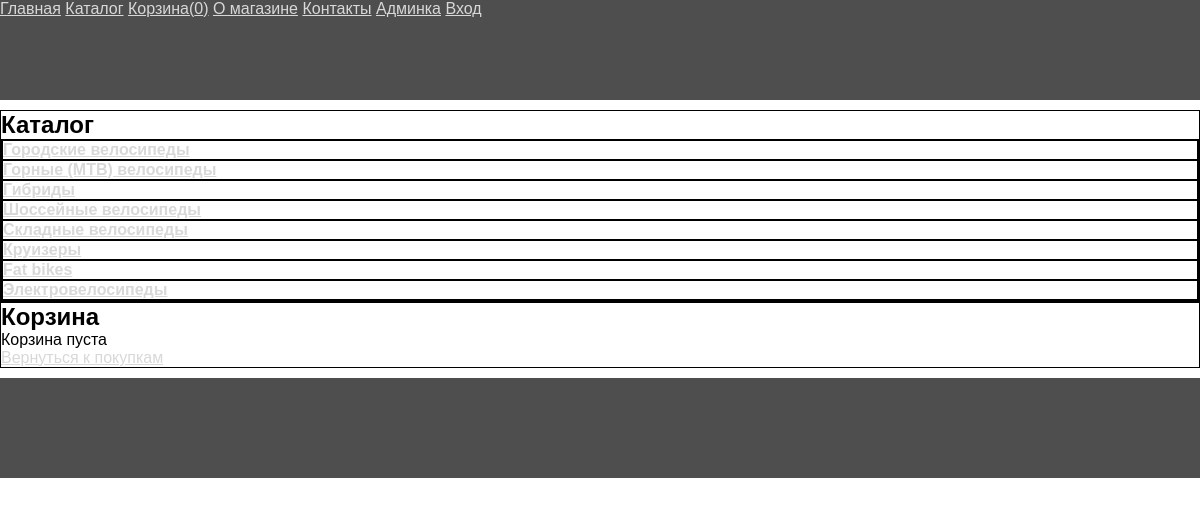
The page /basket/ on the database its author committed.
### tables this page shows
CREATE TABLE `categories` (
  `id_category` int(11) NOT NULL,
  `name` varchar(255) NOT NULL,
  `sort_order` int(11) NOT NULL DEFAULT '0',
  `status` int(11) NOT NULL DEFAULT '1'
);

### backend/controllers/BasketController.php (called while the page is built, shortened)
<?php
class BasketController {
    public function indexAction() {
        $categories = Category::getCategoriesList();
        $productsInBasket = Basket::getProducts();
        $data = [
            'categories'=>$categories,
            'productsInBasket'=>$productsInBasket,
            'products'=>$products,
            'totalPrice'=>$totalPrice
        ];
        $v = new View('basket/index.php');
        $v->render($data);
        return true;
    }
}

### core/App.php (called while the page is built, shortened)
<?php
class App {
    private $routes;
    function __construct() {
        $this->routes = include('./config/routes.php');
    }
    private function getURI() {
        if (!empty($_SERVER['REQUEST_URI'])) {
            return trim($_SERVER['REQUEST_URI'], '/');
        }
    }
    public function run() {
        $uri = $this->getURI();
        foreach ($this->routes as $uriPattern => $path) {
            if (preg_match("~$uriPattern~", $uri)) {
                $internalRoute = preg_replace("~$uriPattern~", $path, $uri);
                $segments = explode('/', $internalRoute);
                $controllerName = array_shift($segments) . 'Controller';
                $actionName = ucfirst(array_shift($segments)) . 'Action';
                $parameters = $segments;
                $controllerObject = new $controllerName;
                $result = call_user_func_array(array($controllerObject, $actionName), $parameters);
                if ($result != null) {
                    break;
                }
            }
        }
    }
}

### index.php (called while the page is built, shortened)
<?php
include "./core/Autoloader.php";
$app = new App();
$app->run();

### core/Autoloader.php (called while the page is built, shortened)
<?php
spl_autoload_register(function ($class_name) {
	$directories = [
        'backend/views/',
        'backend/models/',
        'backend/controllers/',
        'core/',
        ];
});

### core/DatabaseHandler.php (called while the page is built, shortened)
<?php
class DatabaseHandler {
    private static $_mHandler;
    private static function GetHandler() {
        if (!isset(self::$_mHandler)) {
            try {
                self::$_mHandler = 	new PDO(PDO_DSN, DB_USERNAME, DB_PASSWORD, array(PDO::ATTR_PERSISTENT => DB_PERSISTENCY));
                self::$_mHandler->setAttribute(PDO::ATTR_ERRMODE, PDO::ERRMODE_EXCEPTION);
            } catch (PDOException $e){
                self::Close();
                trigger_error($e->getMessage(), E_USER_ERROR);
                $app = new App();
                $app->logger->log('db ' . $e->getMessage());
            }
        }
        return self::$_mHandler;
    }
    public static function Execute($sqlQuery, $params = null) {
        try {
            $database_handler = self::GetHandler();
            $statement_handler = $database_handler->prepare($sqlQuery);
            return $statement_handler->execute($params);
        } catch(PDOException $e) {
            self::Close();
            trigger_error($e->getMessage(), E_USER_ERROR);
            $app = new App();
            $app->logger->log('db ' . $e->getMessage());
        }
    }
    public static function GetAll($sqlQuery, $params = null, $fetchStyle = PDO::FETCH_ASSOC) {
        $result = null;
        try {
            $database_handler = self::GetHandler();
            self::Execute("set character_set_results='utf8'");
            $statement_handler = $database_handler->prepare($sqlQuery);
            $statement_handler->execute($params);
            $result = $statement_handler->fetchAll($fetchStyle);
        } catch(PDOException $e) {
            self::Close();
            trigger_error($e->getMessage(), E_USER_ERROR);
            $app = new App();
            $app->logger->log('db ' . $e->getMessage());
        }
        return $result;
    }
}
?>

### backend/models/Category.php (called while the page is built, shortened)
<?php
class Category {
    public static function getCategoriesList() {
        $query = "SELECT id_category, name
                FROM categories
                WHERE status = 1 ORDER BY sort_order, name ASC";
        $categories = DatabaseHandler::GetAll($query);
        return $categories;
    }
}

### core/Basket.php (called while the page is built, shortened)
<?php
class Basket {
    public static function getProducts()
    {
        return false;
    }
}

### assets/tpl/basket/index.php (the view)
<?php include './assets/tpl/layouts/header.php'; ?>
    <div>
        <h2>Каталог</h2>
        <div>
            <?php foreach ($categories as $category): ?>
                    <div>
                        <h4>
                            <a href="/category/<?= $category['id_category'];?>">
                                <?php echo $category['name'];?>
                            </a>
                        </h4>
                    </div>
            <?php endforeach; ?>
        </div>
    </div>
    <div>
        <h2>Корзина</h2>
        <?php if ($productsInBasket): ?>
            <p>Вы выбрали такие товары:</p>
            <table>
                <tr>
                    <th>Код товара</th>
                    <th>Название</th>
                    <th>Стомость, $</th>
                    <th>Количество, шт</th>
                    <th>Удалить</th>
                </tr>
                <?php foreach ($products as $product): ?>
                    <tr>
                        <td><?= $product['code'];?></td>
                        <td>
                            <a href="/product/<?= $product['id_product'];?>">
                                <?= $product['name'];?>
                            </a>
                        </td>
                        <td><?= $product['price'];?></td>
                        <td><?= $productsInBasket[$product['id_product']];?></td>
                        <td>
                            <a href="/basket/delete/<?= $product['id_product'];?>">
                                del
                            </a>
                        </td>
                    </tr>
                <?php endforeach; ?>
                    <tr>
                        <td colspan="4">Общая стоимость, rub:</td>
                        <td><?= $totalPrice;?></td>
                    </tr>
            </table>
            <a href="/basket/checkout">Оформить заказ</a>
        <?php else: ?>
            <p>Корзина пуста</p>
            <a href="/">Вернуться к покупкам</a>
        <?php endif; ?>
    </div>
<?php include './assets/tpl/layouts/footer.php'; ?>

### assets/css/style.css (style rules this page uses)
* { box-sizing: border-box; font-family: sans-serif; margin: 0; }
a { color: #d8d8d8; }
div { border: 1px solid black; }

### rows shown on the page
categories: name "Городские велосипеды"
categories: name "Горные (MTB) велосипеды"
categories: name "Гибриды"
categories: name "Шоссейные велосипеды"
categories: name "Складные велосипеды"
categories: name "Круизеры"
categories: name "Fat bikes"
categories: name "Электровелосипеды"

### other values the page prints
Basket::countItems() "0"
